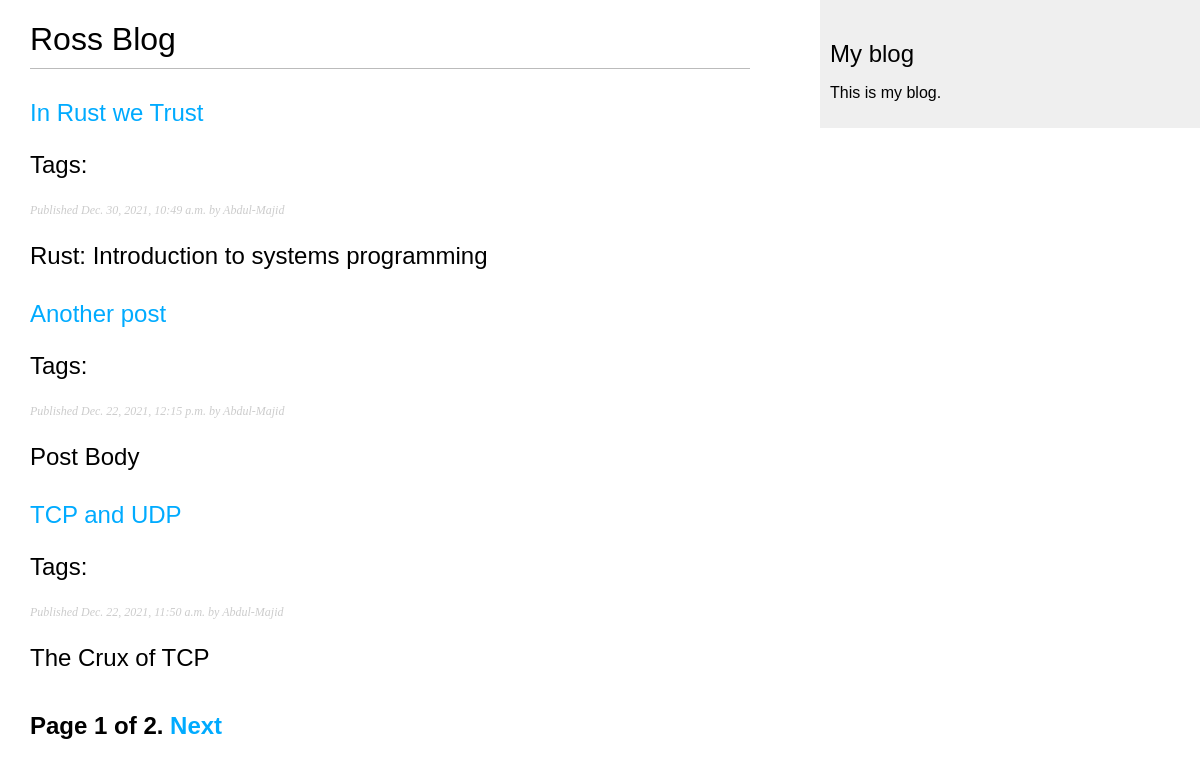
Screenshot of /blog/ with the database file from the repository.
### blog_app/models.py (models this page shows, shortened)
class Post(models.Model):
    STATUS_CHOICES = (
        ('draft', 'Draft'),
        ('published', 'Published')
    )
    objects = models.Manager()
    published = PublishedManager()
    title = models.CharField(max_length=250)
    slug = models.SlugField(max_length=250, unique_for_date='publish')
    author = models.ForeignKey(
        User, on_delete=models.CASCADE, related_name='blog_posts')
    body = models.TextField()
    updated = models.DateTimeField(auto_now=True)
    publish = models.DateTimeField(default=timezone.now)
    created = models.DateTimeField(auto_now_add=True)
    status = models.CharField(
        max_length=10, choices=STATUS_CHOICES, default='draft')
    tags = TaggableManager()
    def get_absolute_url(self):
        return reverse('blog:post_detail',
                       args=[
                           self.publish.year,
                           self.publish.month,
                           self.publish.day,
                           self.slug
                       ])
    class Meta:
        ordering = ('-publish',)

### blog_app/views.py (the view)
# urls.py: path('', views.post_list, name='post_list'),
def post_list(request, tag_slug=None):
    object_list = Post.published.all()
    tag = None
    if tag_slug:
        tag = get_object_or_404(Tag, slug=tag_slug)
        object_list = object_list.filter(tags__in=[tag])
    paginator = Paginator(object_list, 3)
    page = request.GET.get('page')
    try:
        posts = paginator.page(page)
    except PageNotAnInteger:
        posts = paginator.page(1)
    except EmptyPage:
        posts = paginator.page(paginator.num_pages)
    return render(request,
                  'blog_app/post/list.html',
                  {'page': page,
                   'posts': posts,
                   'tag': tag})

### blog_app/models.py (called while the page is built)
    def get_queryset(self):
        return super(PublishedManager, self).get_queryset().filter(status='published')

### blog_app/templates/blog_app/post/list.html (shortened to what this page needs)
{% extends "blog_app/base.html" %}
{% block content %}
    <h1>Ross Blog </h1>
    {% for post in posts %}
        <h2>
            <a href="{{ post.get_absolute_url }}">
            {{ post.title }}
            </a>
            <p class="tags">
                Tags:
            </p>
        <p class="date">
            Published {{ post.publish }} by {{ post.author }}
        </p>
        {{ post.body|truncatewords:30|linebreaks }}
    {% endfor %}
    {% include "blog_app/pagination.html" with page=posts %}
{% endblock %}

### blog_app/static/css/blog.css (style rules this page uses)
body { margin: 0; padding: 0; font-family: helvetica, sans-serif; }
a { color: #00abff; text-decoration: none; }
h1 { font-weight: normal; border-bottom: 1px solid #bbb; padding: 0 0 10px 0; }
h2 { font-weight: normal; margin: 30px 0 0; }
p.date { color: #ccc; font-family: georgia, serif; font-size: 12px; font-style: italic; }

### rows the page displays
Post: title "In Rust we Trust", publish "Dec. 30, 2021, 10:49 a.m.", author "Abdul-Majid", body "Rust: Introduction to systems programming"
Post: title "Another post", publish "Dec. 22, 2021, 12:15 p.m.", author "Abdul-Majid", body "Post Body"
Post: title "TCP and UDP", publish "Dec. 22, 2021, 11:50 a.m.", author "Abdul-Majid", body "The Crux of TCP"

### other values shown
{{ page.number }} "1"
{{ page.paginator.num_pages }} "2"
